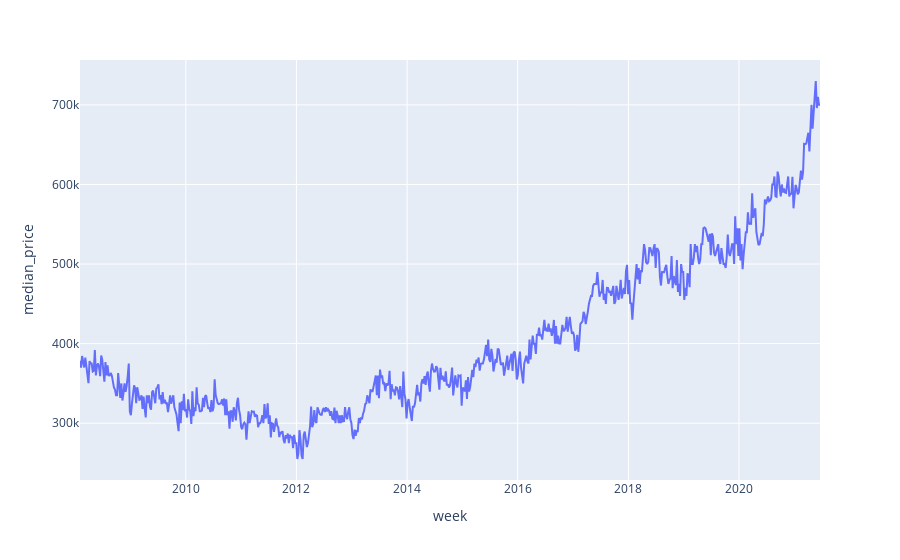

This figure's notebook cell:
### Code cell
df = sale_price[sale_price.RegionID.isin(regions)]
dates = [c for c in sale_price.columns if c.startswith('20')]
df = pd.melt(df, id_vars = 'RegionName', value_vars = dates, var_name = 'week', value_name = 'median_price')
fig = px.line(df, x = 'week', y = 'median_price')
fig.show()

### Figure 1 — Plotly figure (JSON) as saved in the notebook; plotly's stock layout.template omitted (floating-point values rounded to 4 significant figures; data arrays with more than 128 entries replaced by an {"elided": "..."} marker saying what was removed)
{"data": [{"hovertemplate": "week=%{x}<br>median_price=%{y}<extra></extra>", "legendgroup": "", "line": {"color": "#636efa", "dash": "solid"}, "marker": {"symbol": "circle"}, "mode": "lines", "name": "", "orientation": "v", "showlegend": false, "type": "scatter", "x": {"elided": "699 str values"}, "xaxis": "x", "y": {"elided": "699 int values"}, "yaxis": "y"}], "layout": {"legend": {"tracegroupgap": 0}, "margin": {"t": 60}, "xaxis": {"anchor": "y", "domain": [0, 1], "title": {"text": "week"}}, "yaxis": {"anchor": "x", "domain": [0, 1], "title": {"text": "median_price"}}}}
